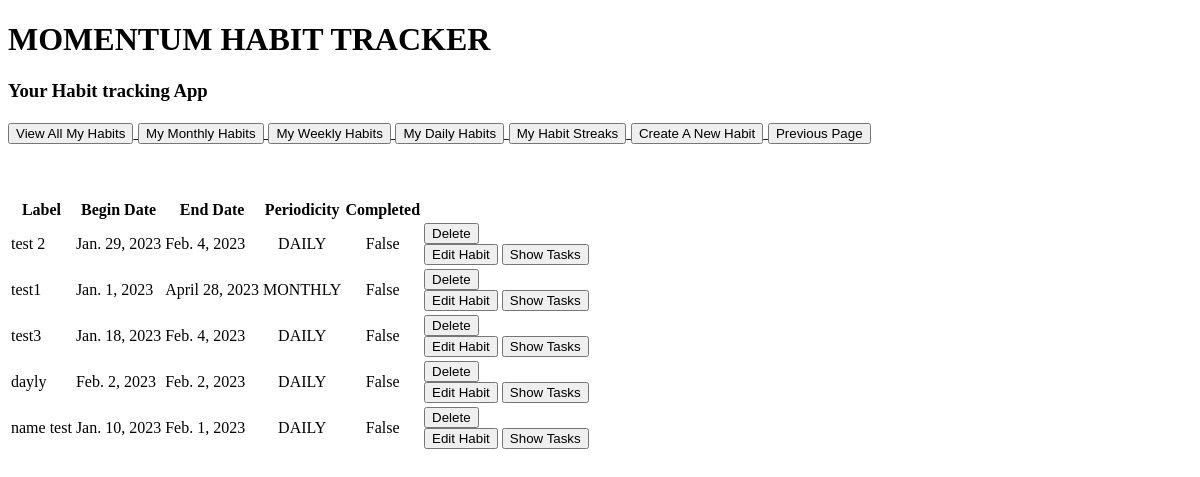
Page /show_habits on the earlier database version.
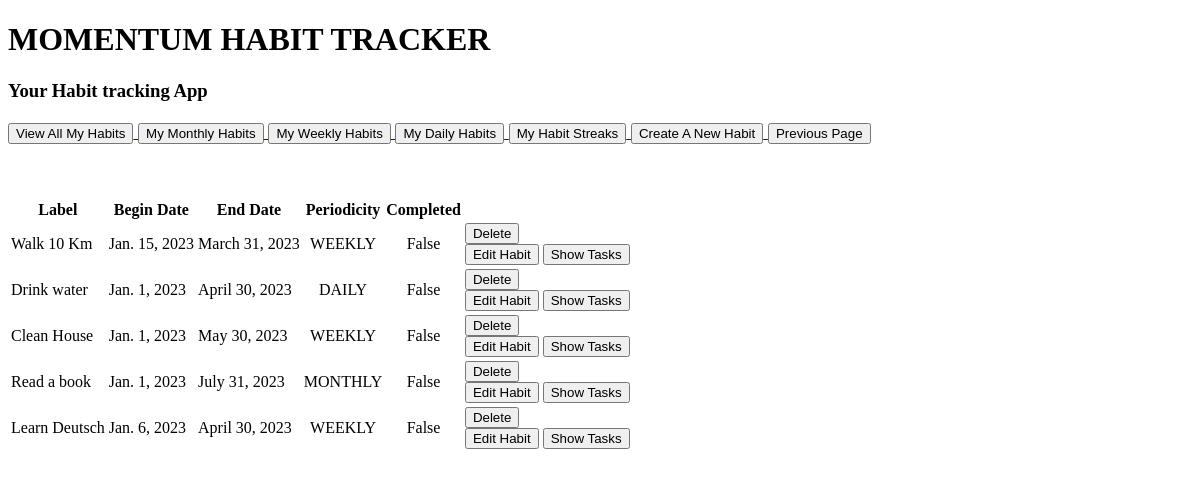
Same page on the later database version.
### habit_tracker/models.py (models this page shows, shortened)
class ModelHabit(models.Model):
    class Meta:
        db_table = "habit"
    DURATION = Choices("DAILY", "WEEKLY", "MONTHLY")
    label = models.CharField(max_length=200)
    periodicity = models.CharField(max_length=10, choices=DURATION, default=DURATION.DAILY)
    creation_date= models.DateField(auto_now=True)
    begin_date = models.DateField()
    end_date = models.DateField()
    current_streak = models.IntegerField(default="0")
    max_streak = models.IntegerField(default="0")
    worst_streak = models.IntegerField(default="0")
    completed = models.BooleanField(default=False)

### habit_tracker/views.py (the view)
# urls.py: path('show_habits', View_All_Habits.as_view(), name='show_habits'),
class View_All_Habits(View):
    def get(self, request):
        habits = ModelHabit.objects.values()
        habits_ids = ModelHabit.objects.values_list("id")
        for item in habits_ids:
            count_habits = ModelTask.objects.filter(habit=item).count()
        context = {'habits': habits}
        return render(request, 'tracking_main.html',context)

### habit_tracker/templates/tracking_main.html (shortened to what this page needs)
{% extends 'base.html' %}
{% block content %}
<br>
<br>
<table class="table">
  <thead>
    <tr>
      <th scope="col"> Label </th>
      <th scope="col"> Begin Date </th>
      <th scope="col"> End Date </th>
      <th scope="col"> Periodicity </th>
      <th scope="col"> Completed </th>
    </tr>
  </thead>
  <tbody>
    {% for habit in habits %}
    <tr>
      <td> {{habit.label}}</td>
      <td> {{habit.begin_date }}</td>
      <td> {{habit.end_date }}</td>
      <td style="text-align: center;"> {{habit.periodicity }} {{habit.periodicity_type}} </td>
      <td style="text-align: center;"> {{habit.completed}}</td>
      <td class = "d-flex flex-row justify-content-around">
        <form method="post" action = "delete/{{habit.id}}">
        <input type="submit" value="Delete" class = "btn btn-danger" onclick="return confirm('Are you sure you want to delete this habit?');">
       </form>
        <a href = "{% url 'update' habit.id %}"  ><button class = "btn btn-primary"> Edit Habit</button></a>
        <a href = "{% url 'show_tasks' habit.id %}"  ><button class = "btn btn-primary"> Show Tasks </button></a>
      </td>
    </tr>
    {% endfor %}
     </tbody>
</table>
{% endblock %}

### templates/base.html (shortened to what this page needs)
<!DOCTYPE html>
<html lang="en">
<head>
</head>
<body>
    <div>
        <h1>MOMENTUM HABIT TRACKER</h1>
        <h3> Your Habit tracking App<h3>
    <a href="{% url 'show_habits'  %}"> <button class = "btn btn-primary">View All My Habits</button> </a>
    <a href="{% url 'monthly_habits'  %}"> <button class = "btn btn-primary">My Monthly Habits</button> </a>
    <a href="{% url 'weekly_habits'  %}"> <button class = "btn btn-primary">My Weekly Habits</button> </a>
    <a href="{% url 'daily_habits'  %}"> <button class = "btn btn-primary">My Daily Habits</button> </a>
    <a href="{% url 'All_Streaks'  %}"> <button class = "btn btn-primary">My Habit Streaks</button> </a>
    <a href="{% url 'create_a_habit'  %}"> <button class = "btn btn-primary">Create A New Habit</button> </a>
    <input type=button value="Previous Page" onClick="javascript:history.go(-1);">
    </div>
    <div class="container" style="margin-top : 5px;margin-bottom:10px;">
        {% block  content %}
        {% endblock %}
    </div>
</body>
</html>

Differences in the rows shown:
removed ModelHabit: label "test 2", begin_date "Jan. 29, 2023", end_date "Feb. 4, 2023", periodicity "DAILY", completed "False"
removed ModelHabit: label "test1", begin_date "Jan. 1, 2023", end_date "April 28, 2023", periodicity "MONTHLY", completed "False"
removed ModelHabit: label "test3", begin_date "Jan. 18, 2023", end_date "Feb. 4, 2023", periodicity "DAILY", completed "False"
removed ModelHabit: label "dayly", begin_date "Feb. 2, 2023", end_date "Feb. 2, 2023", periodicity "DAILY", completed "False"
removed ModelHabit: label "name test", begin_date "Jan. 10, 2023", end_date "Feb. 1, 2023", periodicity "DAILY", completed "False"
added ModelHabit: label "Walk 10 Km", begin_date "Jan. 15, 2023", end_date "March 31, 2023", periodicity "WEEKLY", completed "False"
added ModelHabit: label "Drink water", begin_date "Jan. 1, 2023", end_date "April 30, 2023", periodicity "DAILY", completed "False"
added ModelHabit: label "Clean House", begin_date "Jan. 1, 2023", end_date "May 30, 2023", periodicity "WEEKLY", completed "False"
added ModelHabit: label "Read a book", begin_date "Jan. 1, 2023", end_date "July 31, 2023", periodicity "MONTHLY", completed "False"
added ModelHabit: label "Learn Deutsch", begin_date "Jan. 6, 2023", end_date "April 30, 2023", periodicity "WEEKLY", completed "False"
